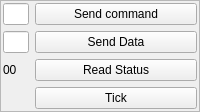
     <widget class="QFrame" name="frame">
      <property name="frameShape">
       <enum>QFrame::StyledPanel</enum>
      </property>
      <property name="frameShadow">
       <enum>QFrame::Raised</enum>
      </property>
      <layout class="QGridLayout" name="gridLayout_2">
       <property name="leftMargin">
        <number>2</number>
       </property>
       <property name="topMargin">
        <number>2</number>
       </property>
       <property name="rightMargin">
        <number>2</number>
       </property>
       <property name="bottomMargin">
        <number>2</number>
       </property>
       <item row="0" column="1">
        <widget class="QPushButton" name="btn_send_ctl">
         <property name="text">
          <string>Send command</string>
         </property>
        </widget>
       </item>
       <item row="1" column="0">
        <widget class="QLineEdit" name="le_data">
         <property name="minimumSize">
          <size>
           <width>26</width>
           <height>0</height>
          </size>
         </property>
         <property name="maximumSize">
          <size>
           <width>26</width>
           <height>16777215</height>
          </size>
         </property>
        </widget>
       </item>
       <item row="0" column="0">
        <widget class="QLineEdit" name="le_ctl">
         <property name="minimumSize">
          <size>
           <width>26</width>
           <height>0</height>
          </size>
         </property>
         <property name="maximumSize">
          <size>
           <width>26</width>
           <height>16777215</height>
          </size>
         </property>
        </widget>
       </item>
       <item row="1" column="1">
        <widget class="QPushButton" name="btn_send_data">
         <property name="text">
          <string>Send Data</string>
         </property>
        </widget>
       </item>
       <item row="4" column="1">
        <widget class="QPushButton" name="btn_tick">
         <property name="text">
          <string>Tick</string>
         </property>
        </widget>
       </item>
       <item row="3" column="1">
        <widget class="QPushButton" name="btn_read_status">
         <property name="text">
          <string>Read Status</string>
         </property>
        </widget>
       </item>
       <item row="3" column="0">
        <widget class="QLabel" name="lbl_status">
         <property name="text">
          <string>00</string>
         </property>
        </widget>
       </item>
      </layout>
     </widget>
